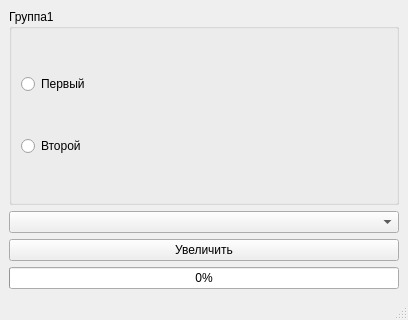
<?xml version="1.0" encoding="UTF-8"?>
<ui version="4.0">
 <class>MainWindow</class>
 <widget class="QMainWindow" name="MainWindow">
  <property name="geometry">
   <rect>
    <x>0</x>
    <y>0</y>
    <width>408</width>
    <height>320</height>
   </rect>
  </property>
  <property name="windowTitle">
   <string>MainWindow</string>
  </property>
  <widget class="QWidget" name="centralwidget">
   <layout class="QVBoxLayout" name="verticalLayout">
    <item>
     <widget class="QGroupBox" name="GB_RadioBut">
      <property name="title">
       <string>Группа1</string>
      </property>
      <layout class="QVBoxLayout" name="verticalLayout_2">
       <item>
        <widget class="QRadioButton" name="RB_1">
         <property name="text">
          <string>Первый</string>
         </property>
        </widget>
       </item>
       <item>
        <widget class="QRadioButton" name="RB_2">
         <property name="text">
          <string>Второй</string>
         </property>
        </widget>
       </item>
      </layout>
     </widget>
    </item>
    <item>
     <widget class="QComboBox" name="CB_spisok"/>
    </item>
    <item>
     <widget class="QPushButton" name="PB_but">
      <property name="contextMenuPolicy">
       <enum>Qt::ContextMenuPolicy::ActionsContextMenu</enum>
      </property>
      <property name="text">
       <string>Увеличить</string>
      </property>
      <property name="checkable">
       <bool>true</bool>
      </property>
     </widget>
    </item>
    <item>
     <widget class="QProgressBar" name="PB_procent">
      <property name="maximum">
       <number>10</number>
      </property>
      <property name="value">
       <number>0</number>
      </property>
     </widget>
    </item>
   </layout>
  </widget>
  <widget class="QMenuBar" name="menubar">
   <property name="geometry">
    <rect>
     <x>0</x>
     <y>0</y>
     <width>408</width>
     <height>26</height>
    </rect>
   </property>
  </widget>
  <widget class="QStatusBar" name="statusbar"/>
 </widget>
 <resources/>
 <connections/>
</ui>
